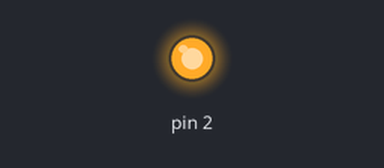
Bench run of a sketch on a simulated Arduino Uno, built with avr-gcc and run on an emulated ATmega328P. On the bench: output pins drawn as LEDs (lit = HIGH).

Above: at 1.5 s.
At 6.7 s:
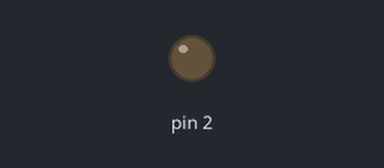
Timing chart, 0 to 8.1 s (numbered marks = the images above):
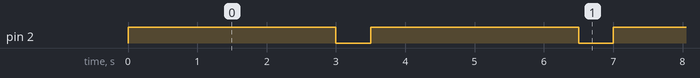

Measured:
- by itself, pin 2: alternates HIGH for 3.0 s and LOW for 0.50 s

The sketch:

Blimk.ino
```cpp
void setup() {
    // set pin 2 as an output
    pinMode(2, OUTPUT);
}

void loop() {
    digitalWrite(2, HIGH);  // switch LED on
    delay(3000);            // keep LED on for 1s
    digitalWrite(2, LOW);   // switch LED off
    delay(500);            // keeep LED off for 1s
}
```
